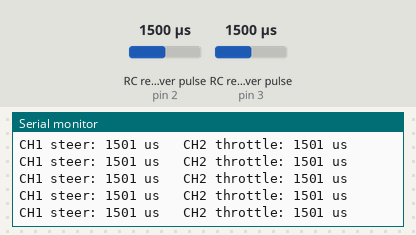
A sketch run on a simulated Arduino Uno, built with avr-gcc and run on an emulated ATmega328P. Parts: the last lines printed to the serial monitor. Wiring (inferred from the names in the program): 2 × RC receiver channel: data pin 2 / data pin 3. Inputs (shaded band) come from the test bench; at power-on: RC receiver pulse (sensors on pin 2, pin 3) 1500 µs.

Above: at 1.2 s.
1.3 s: RC receiver pulse (sensor on pin 2) set to 1750 µs
At 1.47 s:
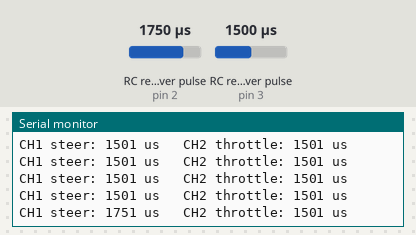
4.3 s: RC receiver pulse (sensor on pin 3) set to 1020 µs
At 4.41 s:
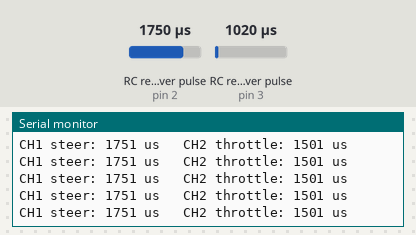
5.8 s: RC receiver pulse (sensor on pin 2) set to 1020 µs
At 5.81 s:
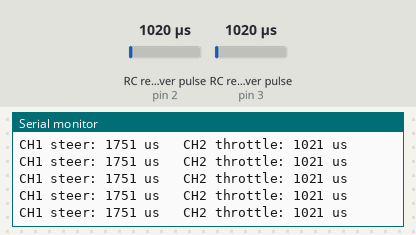
7.3 s: RC receiver pulse (sensor on pin 3) set to 1250 µs
At 7.38 s:
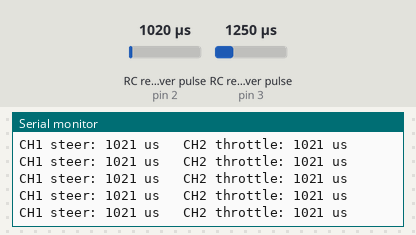
Timing chart, 0 to 9.8 s (numbered marks = the images above; inputs shaded):
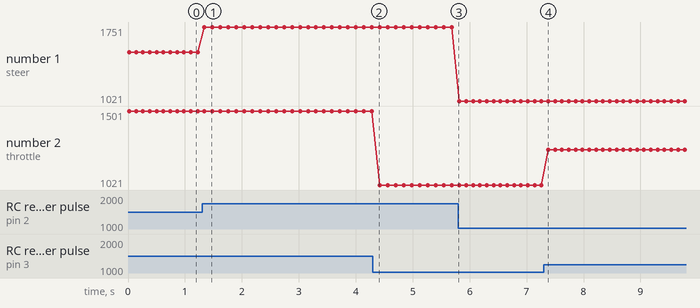

Measured:
- after the input at 1.3 s, the serial monitor: prints a new line at once (image 1)
- plotted number 1: 1501 → 1751 after the input at 1.3 s
- plotted number 2: 1501 → 1021 after the input at 4.3 s, 1021 → 1251 after the input at 7.3 s

The sketch:

rx_test.ino
```cpp
/*
 * rx_test.ino - FlySky receiver check (PWM mode)
 * -----------------------------------------------
 * Purpose : Confirm the FS-i6X -> receiver -> Uno link works BEFORE
 *           any motor code is added. Prints each channel's pulse width.
 *
 * Wiring  : Receiver CH1 signal -> Uno D2   (right stick left/right = steering)
 *           Receiver CH2 signal -> Uno D3   (right stick up/down    = throttle)
 *           Receiver +  (VCC)   -> Uno 5V
 *           Receiver -  (GND)   -> Uno GND
 *
 * Expected: ~1000 us (stick one way), ~1500 us (centre), ~2000 us (other way).
 *           "NO SIGNAL" means the transmitter is off, unbound, or a wire is loose.
 *
 * Open Serial Monitor at 115200 baud.
 */

// ---------------- Pin assignments ----------------
const uint8_t PIN_CH1_STEER    = 2;
const uint8_t PIN_CH2_THROTTLE = 3;

// ---------------- Signal limits ----------------
// FlySky sends a pulse every ~20 ms, so 25 ms is enough to catch one.
// If none arrives, pulseIn() returns 0 and we treat it as signal loss.
const unsigned long PULSE_TIMEOUT_US = 25000;
const int PULSE_MIN_VALID = 900;   // anything outside 900-2100 us is noise
const int PULSE_MAX_VALID = 2100;

/*
 * readChannel()
 * Reads one PWM pulse from the receiver.
 * Returns the pulse width in microseconds, or -1 if the signal is
 * missing or out of range (edge case: lost link / loose wire / noise).
 */
int readChannel(uint8_t pin) {
  unsigned long width = pulseIn(pin, HIGH, PULSE_TIMEOUT_US);
  if (width < PULSE_MIN_VALID || width > PULSE_MAX_VALID) {
    return -1;
  }
  return (int)width;
}

void printChannel(const char* name, int value) {
  Serial.print(name);
  if (value < 0) {
    Serial.print("NO SIGNAL");
  } else {
    Serial.print(value);
    Serial.print(" us");
  }
  Serial.print("   ");
}

void setup() {
  Serial.begin(115200);
  pinMode(PIN_CH1_STEER, INPUT);
  pinMode(PIN_CH2_THROTTLE, INPUT);
  Serial.println(F("FlySky receiver test - move the right stick"));
}

void loop() {
  printChannel("CH1 steer: ",    readChannel(PIN_CH1_STEER));
  printChannel("CH2 throttle: ", readChannel(PIN_CH2_THROTTLE));
  Serial.println();
  delay(100);   // slow the printout so it's readable
}
```
